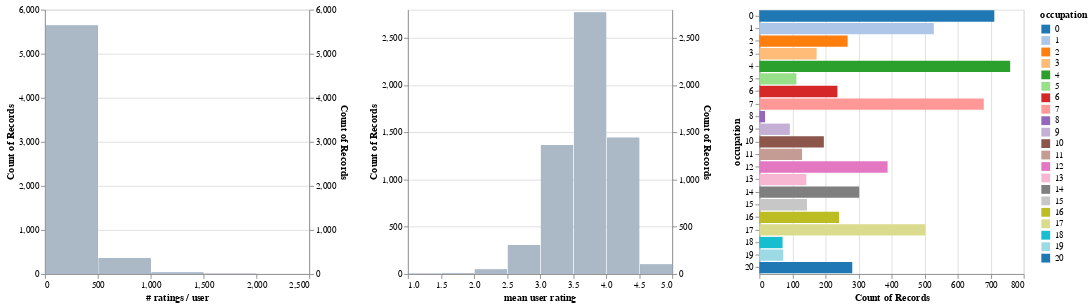

Source (notebook cell):
### Code cell
users_ratings = (
    ratings
    .groupby('user_id', as_index=False)
    .agg({'rating': ['count', 'mean']})
    .flatten_cols()
    .merge(users, on='user_id')
)

# Create a chart for the count, and one for the mean.
alt.hconcat(
    filtered_hist('rating count', '# ratings / user', occupation_filter),
    filtered_hist('rating mean', 'mean user rating', occupation_filter),
    occupation_chart,
    data=users_ratings)

### Figure 1 — Vega-Lite specification as saved in the notebook (floating-point values rounded to 4 significant figures; data arrays with more than 128 entries replaced by an {"elided": "..."} marker saying what was removed)
{"config": {"view": {"continuousWidth": 400, "continuousHeight": 300}}, "hconcat": [{"layer": [{"mark": "bar", "encoding": {"x": {"bin": {"maxbins": 10}, "field": "rating count", "title": "# ratings / user", "type": "quantitative"}, "y": {"aggregate": "count", "type": "quantitative"}}, "transform": [{"filter": {"selection": "selector001"}}], "width": 300}, {"mark": "bar", "encoding": {"color": {"value": "lightgray"}, "opacity": {"value": 0.7}, "x": {"bin": {"maxbins": 10}, "field": "rating count", "title": "# ratings / user", "type": "quantitative"}, "y": {"aggregate": "count", "type": "quantitative"}}, "width": 300}], "resolve": {"scale": {"y": "independent"}}}, {"layer": [{"mark": "bar", "encoding": {"x": {"bin": {"maxbins": 10}, "field": "rating mean", "title": "mean user rating", "type": "quantitative"}, "y": {"aggregate": "count", "type": "quantitative"}}, "transform": [{"filter": {"selection": "selector001"}}], "width": 300}, {"mark": "bar", "encoding": {"color": {"value": "lightgray"}, "opacity": {"value": 0.7}, "x": {"bin": {"maxbins": 10}, "field": "rating mean", "title": "mean user rating", "type": "quantitative"}, "y": {"aggregate": "count", "type": "quantitative"}}, "width": 300}], "resolve": {"scale": {"y": "independent"}}}, {"mark": "bar", "encoding": {"color": {"condition": {"field": "occupation", "scale": {"scheme": "category20"}, "type": "nominal", "selection": "selector001"}, "value": "lightgray"}, "x": {"aggregate": "count", "type": "quantitative"}, "y": {"field": "occupation", "type": "nominal"}}, "height": 300, "selection": {"selector001": {"type": "multi", "fields": ["occupation"]}}, "width": 300}], "data": {"name": "data-990f91073374e8508821b342ebe70bf8"}, "$schema": "https://vega.github.io/schema/vega-lite/v4.17.0.json", "datasets": {"data-990f91073374e8508821b342ebe70bf8": {"elided": "6040 records"}}}
